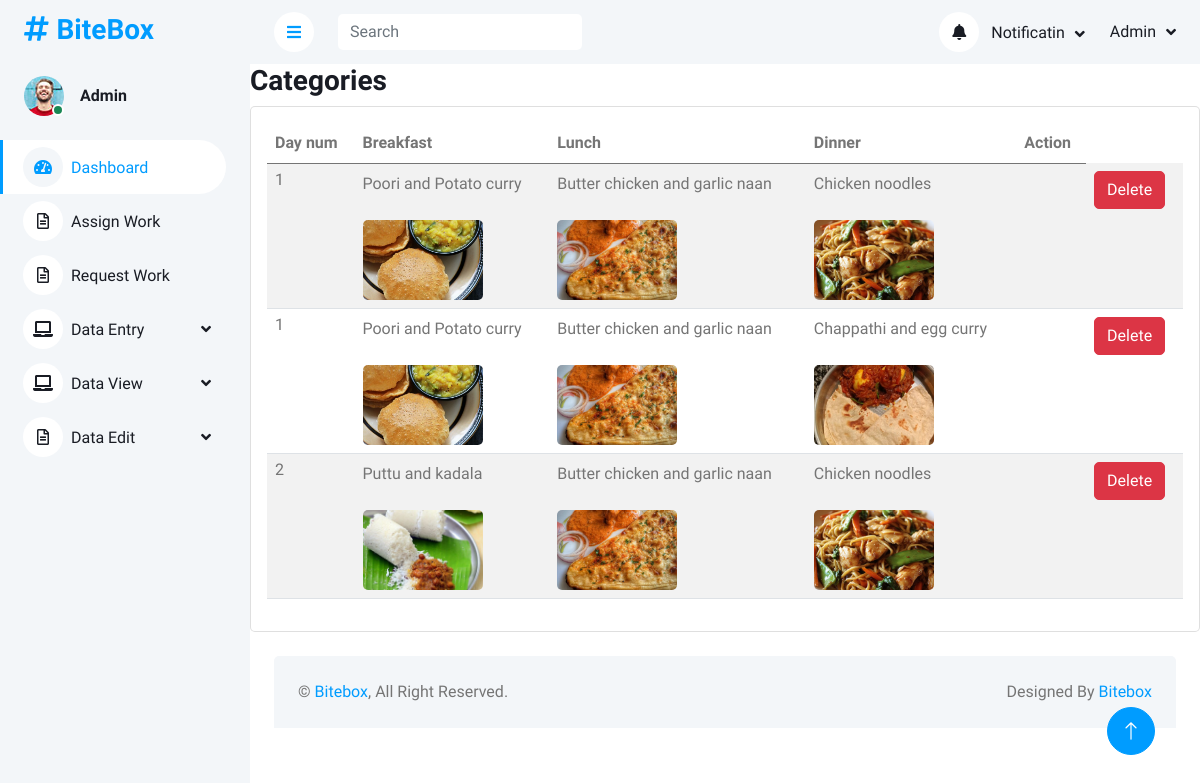
/Admin/menudetails.php?subscriptionid=1, run on the app's committed database.
### tables this page shows
CREATE TABLE IF NOT EXISTS `tbl_mealplandetails` (
  `detailsid` int NOT NULL AUTO_INCREMENT,
  `mealtypeid` int NOT NULL,
  `foodid` int NOT NULL,
  `daynum` int NOT NULL,
  `subscriptionid` int NOT NULL,
  PRIMARY KEY (`detailsid`)
);

CREATE TABLE IF NOT EXISTS `tbl_fooditem` (
  `foodid` int NOT NULL AUTO_INCREMENT,
  `foodname` varchar(30) NOT NULL,
  `image` varchar(500) NOT NULL,
  `price` decimal(10,0) NOT NULL,
  `categoryid` int NOT NULL,
  `mealtypeid` int NOT NULL,
  PRIMARY KEY (`foodid`)
);

### dboperation.php (called while the page is built, shortened)
<?php
class dboperation
{
    public $con,$res;
    function __construct()
    {
        $this->con=mysqli_connect("localhost","root","","db_bitebox");
    }
    public function executequery($sql)
    {
        $this->res=mysqli_query($this->con,$sql);
        return $this->res;
    }
}
?>

### Admin/menudetails.php (the view, shortened to what this page needs)
<?php
include("header.php");
include("../dboperation.php");
$obj = new dboperation();
$sid = $_GET["subscriptionid"];
$s = "SELECT * FROM tbl_subscription
       INNER JOIN tbl_mealplandetails  ON tbl_subscription.subscriptionid = tbl_mealplandetails.subscriptionid
       INNER JOIN tbl_fooditem     ON tbl_mealplandetails.foodid        = tbl_fooditem.foodid
       WHERE tbl_subscription.subscriptionid = '$sid' AND tbl_fooditem.mealtypeid = '1'";
$res = $obj->executequery($s);
$s1 = "SELECT * FROM tbl_subscription
       INNER JOIN tbl_mealplandetails  ON tbl_subscription.subscriptionid = tbl_mealplandetails.subscriptionid
       INNER JOIN tbl_fooditem     ON tbl_mealplandetails.foodid        = tbl_fooditem.foodid
       WHERE tbl_subscription.subscriptionid = '$sid' AND tbl_fooditem.mealtypeid = '2'";
$r1 = $obj->executequery($s1);
$s2 = "SELECT * FROM tbl_subscription
       INNER JOIN tbl_mealplandetails  ON tbl_subscription.subscriptionid = tbl_mealplandetails.subscriptionid
       INNER JOIN tbl_fooditem     ON tbl_mealplandetails.foodid        = tbl_fooditem.foodid
       WHERE tbl_subscription.subscriptionid = '$sid' AND tbl_fooditem.mealtypeid = '3'";
$r2 = $obj->executequery($s2);
?>
<div class="main-panel">
  <div class="content-wrapper">
    <div class="page-header">
      <h3 class="page-title">Categories</h3>
    </div>
    <div class="row">
      <div class="col-lg-12 grid-margin stretch-card">
        <div class="card">
          <div class="card-body">
            <div class="table-responsive">
              <table class="table table-striped">
                <thead>
                  <tr>
                    <th>Day num</th>
                    <th>Breakfast</th>
                    <th>Lunch</th>
                    <th>Dinner</th>
                    <th>Action</th>
                  </tr>
                </thead>
                <tbody>
                  <?php
                  while ($display = mysqli_fetch_array($res)) {
                    $d1 = mysqli_fetch_array($r1);
                    $d2 = mysqli_fetch_array($r2);
                    ?>
                    <tr>
                      <td class="py-1"><?php echo $display["daynum"]; ?></td>
                      <td>
                        <?php echo $display["foodname"]; ?><br><br>
                        <img src="../uploads/<?php echo $display['image']; ?>" alt="image"
                          style="width:120px;height:80px;object-fit:cover;border-radius:5px;" />
                      </td>
                      <td>
                        <?php echo $d1["foodname"]; ?><br><br>
                        <img src="../uploads/<?php echo $d1['image']; ?>" alt="image"
                          style="width:120px;height:80px;object-fit:cover;border-radius:5px;" />
                      </td>
                      <td>
                        <?php echo $d2["foodname"]; ?><br><br>
                        <img src="../uploads/<?php echo $d2['image']; ?>" alt="image"
                          style="width:120px;height:80px;object-fit:cover;border-radius:5px;" />
                      </td>
                      <td></td>
 <td><a href="menudetaildelete.php?display=<?php echo $display['detailsid']; ?>&d1=<?php echo $d1['detailsid']; ?>&d2=<?php echo $d2['detailsid']; ?>&sid=<?php echo $d2['subscriptionid']; ?>" class="btn btn-danger" onclick="return confirm('Are you sure you want to delete?')">Delete</a></td>
                    </tr>
                  <?php } ?>
                </tbody>
              </table>
            </div>
          </div>
        </div>
      </div>
    </div>
  </div>
</div>
<?php include("footer.php"); ?>

### Admin/css/style.css (style rules this page uses)
:root { --primary: #009CFF; --light: #F3F6F9; --dark: #191C24; }
.btn { transition: .5s; }

### data on the page
tbl_mealplandetails: daynum "1", foodid.foodname "Poori and Potato curry", foodid.image (picture), tbl_fooditem.foodname "Butter chicken and garlic naan", tbl_fooditem.image (picture), tbl_fooditem.foodname "Chicken noodles"
tbl_mealplandetails: daynum "1", foodid.foodname "Poori and Potato curry", foodid.image (picture), tbl_fooditem.foodname "Butter chicken and garlic naan", tbl_fooditem.image (picture), tbl_fooditem.foodname "Chappathi and egg curry"
tbl_mealplandetails: daynum "2", foodid.foodname "Puttu and kadala", foodid.image (picture), tbl_fooditem.foodname "Butter chicken and garlic naan", tbl_fooditem.image (picture), tbl_fooditem.foodname "Chicken noodles"
